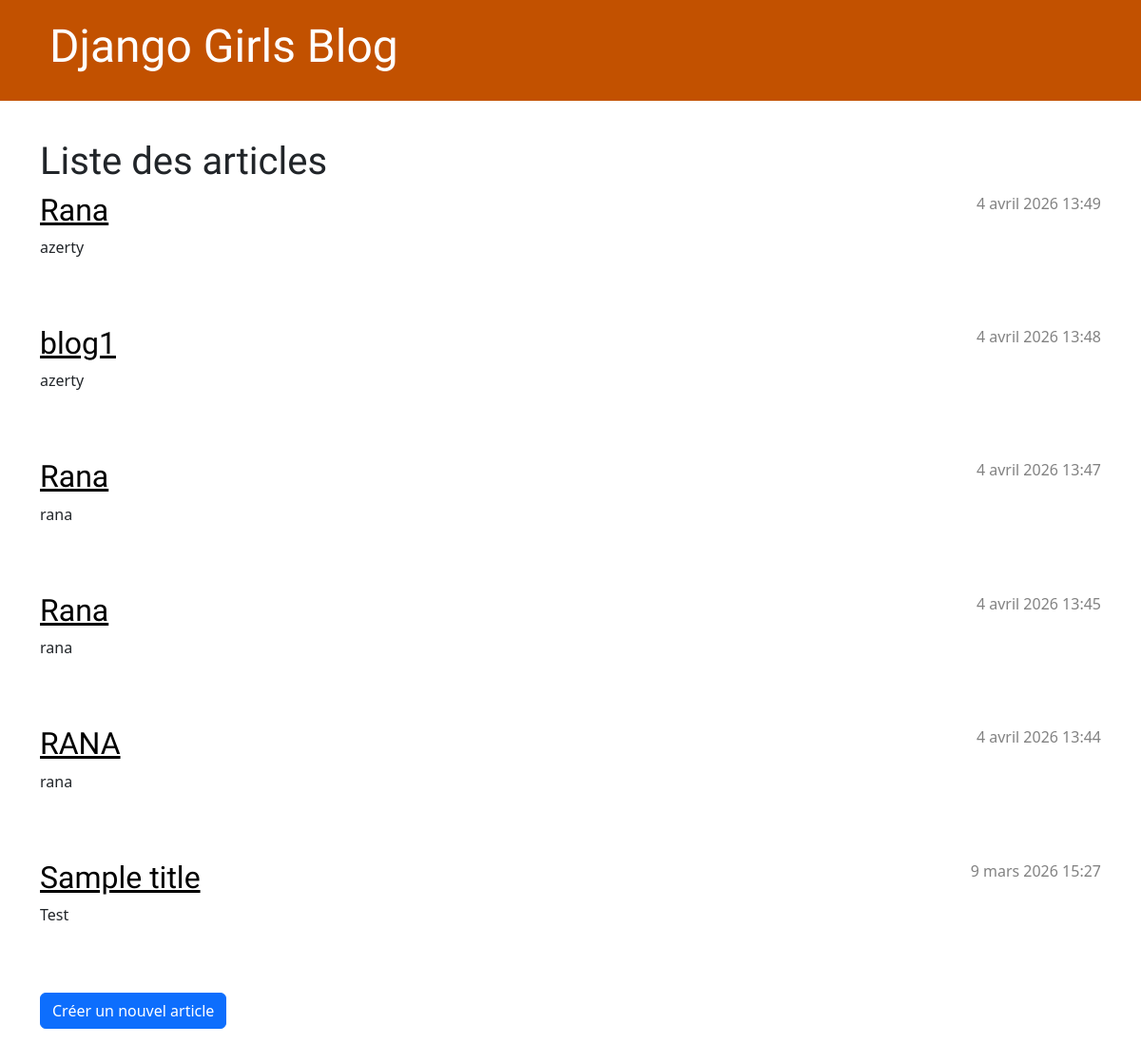
Before: / with the older database file.
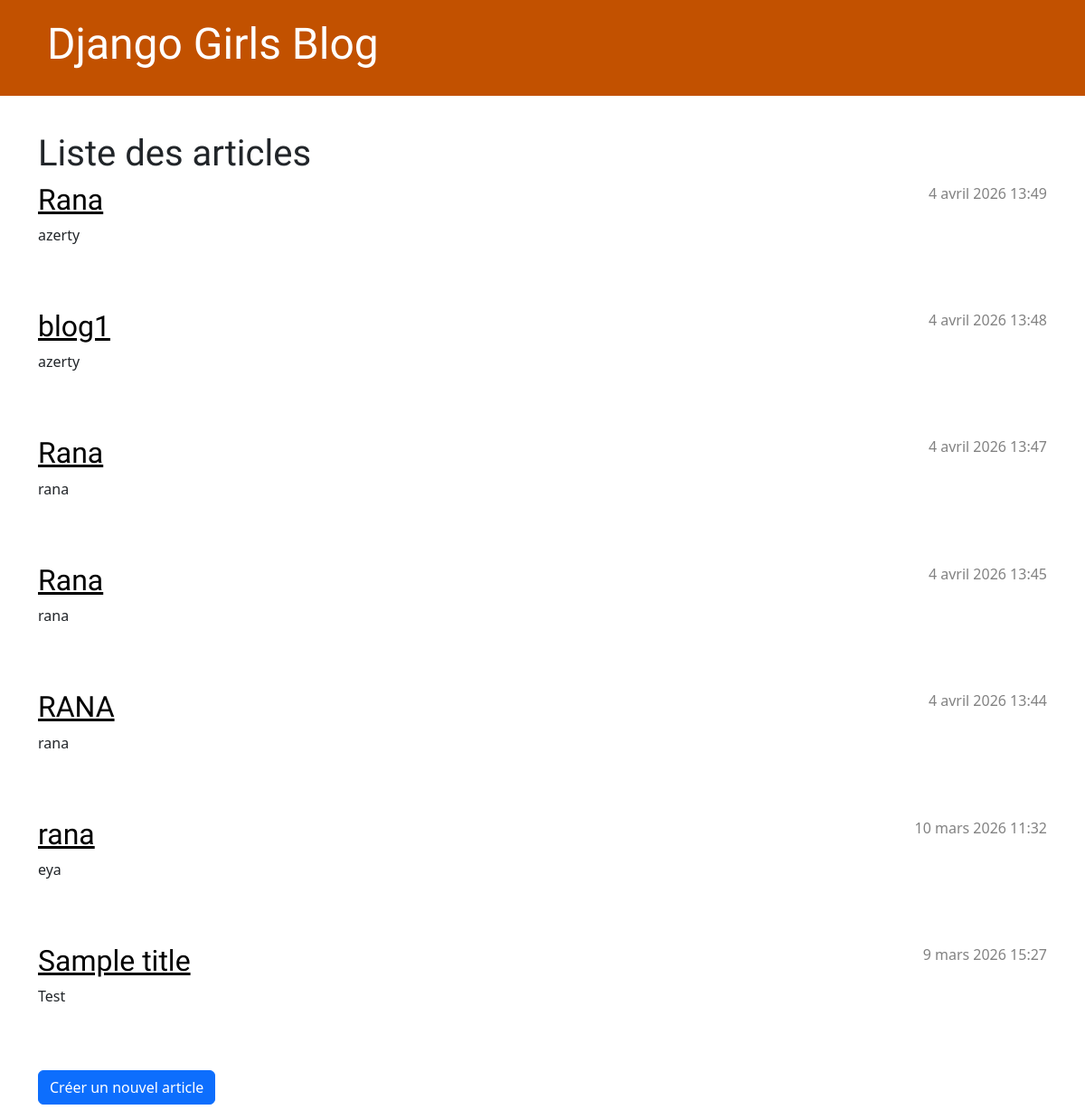
After: the same page with the newer database file.
### blog/models.py (models this page shows, shortened)
class Post(models.Model):
    author = models.ForeignKey(settings.AUTH_USER_MODEL, on_delete=models.CASCADE)
    title = models.CharField(max_length=200)
    text = models.TextField()
    created_date = models.DateTimeField(default=timezone.now)
    published_date = models.DateTimeField(blank=True, null=True)

### blog/views.py (the view)
# urls.py: path('', views.post_list, name='post_list'),
def post_list(request):
    posts = Post.objects.filter(
        published_date__lte=timezone.now()
    ).order_by('-published_date')
    return render(request, 'blog/post_list.html', {'posts': posts})

### blog/templates/blog/post_list.html
{% extends 'blog/base.html' %}
{% block content %}
    <h1>Liste des articles</h1>
    {% for post in posts %}
        <article class="post">
            {% if post.published_date %}
                <time class="date">
                    {{ post.published_date }}
                </time>
            {% endif %}
            <h2><a href="{% url 'post_detail' pk=post.pk %}">{{ post.title }}</a></h2>
            <p>{{ post.text|linebreaksbr }}</p>
        </article>
    {% empty %}
        <p>Aucun article n’a encore été publié.</p>
    {% endfor %}
    <p><a href="{% url 'post_new' %}" class="btn btn-primary">Créer un nouvel article</a></p>
{% endblock %}

### blog/templates/blog/base.html (shortened to what this page needs)
{% load static %}
<!DOCTYPE html>
<html>
<head>
    <link rel="stylesheet" href="https://cdn.jsdelivr.net/npm/bootstrap@5.3.3/dist/css/bootstrap.min.css">
    <link rel="stylesheet" href="{% static 'css/blog.css' %}">
</head>
<body>
<header class="page-header">
    <div class="container">
        <h1><a href="/">Django Girls Blog</a></h1>
    </div>
</header>
<main class="container">
    <div class="row">
        <div class="col">
            {% block content %}
            {% endblock %}
        </div>
    </div>
</main>
</body>
</html>

### blog/static/css/blog.css (style rules this page uses)
.page-header { background-color: #C25100; margin-top: 0; margin-bottom: 40px; padding: 20px 20px 20px 40px; }
.page-header h1, .page-header h1 a, .page-header h1 a:visited, .page-header h1 a:active { color: #ffffff; font-size: 36pt; text-decoration: none; }
h1, h2, h3, h4 { font-family: 'Lobster', cursive; }
.date { color: #828282; }
.post { margin-bottom: 70px; }
.post h2 a, .post h2 a:visited { color: #000000; }
.post > .date, .post > .actions { float: right; }

Changed rows visible on the page:
added Post: published_date "10 mars 2026 11:32", title "rana", text "eya"
